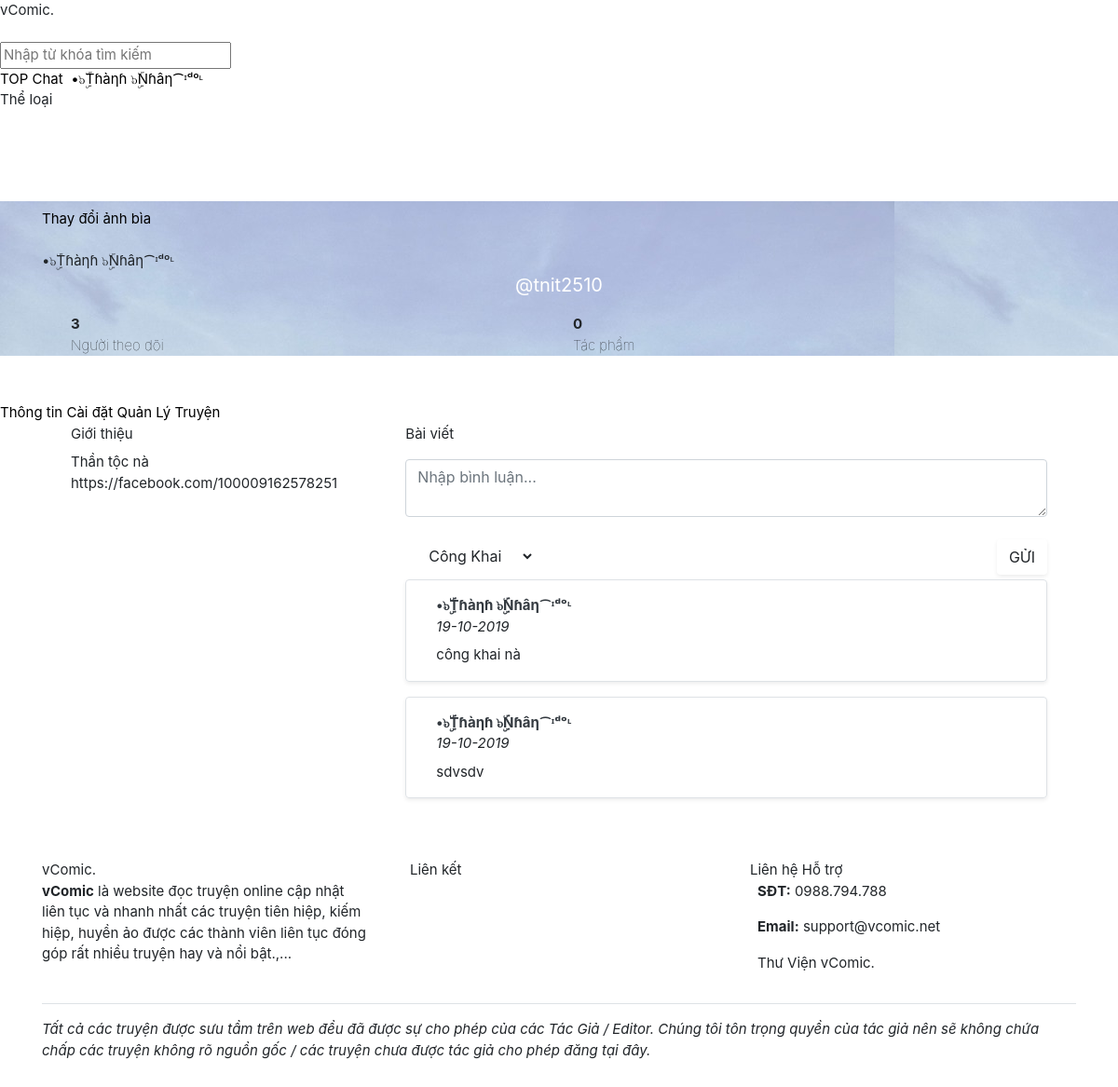
Screenshot of /profile (signed in) with the database file from the repository.
### tables this page shows
CREATE TABLE `users` (
  `id` int(11) NOT NULL,
  `username` varchar(255) NOT NULL,
  `email` varchar(255) NOT NULL,
  `password` varchar(255) NOT NULL,
  `role` tinyint(4) NOT NULL DEFAULT 0,
  `fullname` varchar(255) NOT NULL,
  `gender` varchar(2) NOT NULL,
  `gold` int(11) NOT NULL DEFAULT 0,
  `coin` int(11) NOT NULL DEFAULT 0,
  `birthday` int(11) NOT NULL,
  `cover` varchar(255) NOT NULL,
  `avatar` varchar(255) NOT NULL,
  `recover_code` varchar(255) NOT NULL,
  `recover_time` int(11) NOT NULL,
  `login_at` int(11) NOT NULL,
  `created_at` int(11) NOT NULL
);

CREATE TABLE `profile_users` (
  `user_id` int(11) NOT NULL,
  `about` varchar(255) NOT NULL,
  `facebook` varchar(255) NOT NULL
);

CREATE TABLE `user_status` (
  `id` int(11) NOT NULL,
  `user_id` int(11) NOT NULL,
  `msg` varchar(255) NOT NULL,
  `private` tinyint(4) DEFAULT NULL COMMENT 'null-công khai, 1-chỉ mình tôi',
  `created_at` int(11) NOT NULL
);

### system/routes.php (called while the page is built)
<?php
$routes = [
	'/ajax/send_status' => 'ajax/status.php',
	'/' => 'home/home.php',
	'/login' => 'users/login.php',
	'/register' => 'users/register.php',
	'/logout' => 'users/logout.php',
	'/search' => 'search.php',
	'/chat' => 'chat/chat.php',
	'/chat/clear' => 'chat/chat.php?act=clear',
	'/chat/del/(.*)' => 'chat/chat.php?act=del&id=$1',
	'/chat/page/(.*)' => 'chat/chat.php?page=$1',
	'/profile' => 'users/profile.php',
	'/profile/page/(.*)' => 'users/profile.php?page=$1',
	'/profile/avatar' => 'users/avatar.php',
	'/profile/cover' => 'users/cover.php',
	'/profile/settings' => 'users/settings.php',
	'/profile/password' => 'users/change_password.php',
	'/users/recover' => 'users/recover.php',
	'/users/recover/set/(.*)/(.*)' => 'users/recover.php?act=set&username=$1&recover_code=$2',
	'/(.*)/page/(.*)' => 'users/index.php?username=$1&page=$2',
	'/(.*)/follow' => 'users/index.php?username=$1&act=follow',
	'/(.*)/unfollow' => 'users/index.php?username=$1&act=unfollow',
	'/(.*)' => 'users/index.php?username=$1',
];

### modules/users/profile.php (called while the page is built, shortened)
<?php
require_once('system/bootstrap.php');
$count_followers = count_one_rela($user_id, 1);
$count_stories   = count_stories($user_id);
$count_status   = count_status($user_id);
$data_profile    = get_profile($user_id);
if ($count_status) {
	$data_status = get_status($user_id, $count_status);
}
require_once('themes/' . THEME . '/layout/head.php');
require_once('themes/' . THEME . '/templates/users/profile.php');
require_once('themes/' . THEME . '/layout/end.php');

### system/bootstrap.php (called while the page is built, shortened)
<?php
require_once('functions.php');
require_once('routes.php');
if (isset($_SESSION['username'])) {
    $username = trim($_SESSION['username']);
    $_user = get_info($username);
    if ($_user) {
        $user = $_user;
        $user_id = $user['id'];
    }
}

### system/functions.php (called while the page is built, shortened)
<?php
$per_page = 10;
function get_page($total, $return = 0)
{
    global $per_page;
    $page = isset($_GET['page']) ? abs(intval($_GET['page'])) : 1;
    $max_page = ceil($total / $per_page);
    return ' LIMIT ' . $per_page . ' OFFSET ' . (($page - 1) * $per_page);
}

### themes/colab/templates/users/profile.php (the view, shortened to what this page needs)
<section class="profile">
    <div class="container-fluid profile-cover pt-2" style="background-image:url('<?= get_cover($user_id) ?>?t=<?= mt_rand(10000, 99999) ?>');">
        <div class="container fill">
            <div class="cover-change">
                <a href="/profile/cover">
                    <div class="button-change">
                        <i class="fal fa-camera-alt fa-lg"></i> <span class="desc-text">Thay đổi ảnh bìa</span>
                    </div>
                </a>
            </div>
            <div class="profile-avatar">
            </div>
            <div class="name"><?= $user['fullname'] ?></div>
            <p align="center" style="font-size: 20px; color: #fff">@<?= $user['username'] ?></p>
            <div class="stats">
                <div class="row mx-0 mx-md-3">
                    <div class="followers col-6">
                        <div class="font-weight-bolder">
                            <?= $count_followers ?>
                        </div>
                        <div class="font-weight-lighter">
                            Người theo dõi
                        </div>
                    </div>
                    <div class="works col-6">
                        <div class="font-weight-bolder">
                            <?= $count_stories ?>
                        </div>
                        <div class="font-weight-lighter">
                            Tác phẩm
                        </div>
                    </div>
                </div>
            </div>
        </div>
    </div>
</section>
<section>
    <div class="custom-navs">
        <a class="item active" href="/profile">
            Thông tin
        </a>
        <a class="item" href="/users/settings">
            Cài đặt
        </a>
<?php if ($user['role'] > 1): ?>
        <a class="item" href="/works">
            Quản Lý Truyện
        </a>
<?php endif ?>
    </div>
    <div class="container active">
        <div class="row mx-0 mx-md-3">
            <div class="col-md-4">
                <div class="free-title mb-2">
                    <div class="content">
                        Giới thiệu
                    </div>
                </div>
                <div class="custom-list-group">
                    <div class="item">
                        <?= isset($data_profile['about']) ? $data_profile['about'] : '(trống)' ?>
                    </div>
                    <div class="item">
                        <i class="fab fa-facebook" style="color:var(--facebook-color)"></i> <?= isset($data_profile['facebook']) ? $data_profile['facebook'] : '(trống)' ?>
                    </div>
                </div>
            </div>
            <div class="col-md-8">
                <div class="free-title">
                    <div class="content">
                        Bài viết
                    </div>
                </div>
                <div class="mb-3">
                    <form class="form-horizontal" method="POST">
                        <div class="form-group">
                            <textarea class="form-control mb-1" id="msg" name="msg" placeholder="Nhập bình luận..."></textarea>
                        </div>
                        <div class="form-group">
                            <div class="toolbar position-relative pt-2" style="min-height: 35px;">
                                <div class="float-left">
                                    <select class="btn btn-custom" id="private" name="private">
                                        <option value="0">Công Khai</option>
                                    </select>
                                </div>
                                <div class="float-right">
                                    <button id="send_status" class="btn btn-custom btn-block text-uppercase shadow-sm">Gửi</button>
                                </div>
                            </div>
                        </div>
                    </form>
                </div>
<?php if ($count_status): ?>
    <?php foreach ($data_status as $data): ?>
                <div class="p-3 rounded border media mb-3 shadow-sm">
                    <div class="media-body pl-3">
                        <div class="top-line">
                            <div class="name">
                                <a href="#" class="text-dark font-weight-bolder"><?= $user['fullname'] ?></a>
                            </div>
                            <div class="time small-text font-italic">
                                <?= date('d-m-Y', $data['created_at']) ?>
                            </div>
                        </div>
                        <div class="content-line mt-2">
                            <div style="font-size: 15px"><?= $data['msg'] ?></div>
                        </div>
                    </div>
                </div>
    <?php endforeach ?>
<?php else: ?>
                Bạn chưa có bài viết nào!!!
<?php endif ?>
            </div>
        </div>
    </div>
</section>

### index.php (shortened to what this page needs)
<?php
require_once('system/bootstrap.php');
$uri = $_SERVER['REQUEST_URI'];
foreach ($routes as $key => $value) {
	if (preg_match('#^' . $key . '$#', $uri)) {
		$uri = preg_replace('#^' . $key . '$#', $value, $uri);
		$a = explode('?', $uri, 2);
		require_once('modules/' . $a[0]);
		exit;
	}
}

### themes/colab/layout/head.php (shortened to what this page needs)
<!DOCTYPE html>
<html lang="vi">
<head>
	<link rel="stylesheet" href="<?= SITE_URL ?>/assets/css/all.min.css?ver=<?= VERSION ?>" />
	<link rel="stylesheet" href="<?= SITE_URL ?>/assets/css/bootstrap.min.css?ver=<?= VERSION ?>" />
	<link rel="stylesheet" href="<?= SITE_URL ?>/themes/<?= THEME ?>/css/swiper.min.css?ver=<?= VERSION ?>" />
	<link rel="stylesheet" href="<?= SITE_URL ?>/themes/<?= THEME ?>/css/custom.css?ver=<?= VERSION ?>" />
</head>
<body>
    <section class="loading">
        <div class="loading-content">
            <div class="loader">
                <div class="logo">
                    vComic.
                </div>
            </div>
        </div>
    </section>
    <header style="margin-bottom: 52px;">
        <nav class="custom-nav">
            <div class="custom-nav-brand">
                <a href="/" class="text-white">vComic.</a>
            </div>
            <div class="custom-nav-search">
                <form method="GET">
                    <input type="text" class="nav-search-input" name="search" id="search" placeholder="Nhập từ khóa tìm kiếm" />
                </form>
            </div>
            <div class="custom-nav-item">
                <div class="custom-nav-list">
                    <a class="item" href="/top">
                        <i class="far fa-hashtag"></i> TOP
                    </a>
    <?php if ($user_id): ?>
                    <a class="item" href="/chat">
                        <i class="fal fa-comment-alt-lines"></i> Chat
                    </a>
                    <a class="item" href="/profile">
                        <img class="lazy avatar-sm" data-original="/uploads/avatar/<?= $user['avatar'] ?>"> <?= $user['fullname'] ?>
                    </a>
    <?php endif ?>
                    <div class="item cursor">
                        <i class="fal fa-list"></i> <span class="list-title">Thể loại</span>
                        <div class="more-item category">
                            <div class="row text-center">
    <?php if (get_categories()): ?>
    <?php foreach (get_categories() as $list_cate): ?>
                                <div class="col-6 sub px-2">
                                    <a href="/category/<?= $list_cate['slug'] ?>" class="text-white"><?= $list_cate['name'] ?></a>
                                </div>
    <?php endforeach ?>
    <?php else: ?>
                                <div class="col-12 sub px-2">
                                    <a href="#" class="text-white">Chưa có danh mục nào!</a>
                                </div>
    <?php endif ?>
                            </div>
                        </div>
                    </div>
                </div>
            </div>
        </nav>
    </header>

### themes/colab/layout/end.php (shortened to what this page needs)
<footer>
    <div class="container">
        <div class="row">
            <div class="col-md-4 mb-3">
                <div class="footer-title">
                    vComic.
                </div>
                <div class="footer-content">
                    <b>vComic</b> là website đọc truyện online cập nhật liên tục và nhanh nhất các truyện tiên hiệp, kiếm hiệp, huyền ảo được các thành viên liên tục đóng góp rất nhiều truyện hay và nổi bật.,...
                </div>
            </div>
            <div class="col-md-8 mb-3">
                <div class="container-fluid">
                    <div class="row">
                        <div class="col-md-6 mb-3">
                            <div class="footer-title">
                                Liên kết
                            </div>
                        </div>
                        <div class="col-md-6">
                            <div class="footer-title">
                                Liên hệ Hỗ trợ
                            </div>
                            <div class="footer-content">
                                <div class="mb-3">
                                    <i class="fal fa-phone fa-lg mr-2"></i> <b>SĐT:</b> 0988.794.788
                                </div>
                                <div class="mb-3">
                                    <i class="fal fa-envelope fa-lg mr-2"></i> <b>Email:</b> support@vcomic.net
                                </div>
                                <div class="mb-3">
                                    <i class="fab fa-facebook fa-lg mr-2"></i> Thư Viện vComic.
                                </div>
                            </div>
                        </div>
                    </div>
                </div>
            </div>
        </div>
        <div class="border-top pt-3">
            <i>Tất cả các truyện được sưu tầm trên web đều đã được sự cho phép của các Tác Giả / Editor. Chúng tôi tôn trọng quyền của tác giả nên sẽ không chứa chấp các truyện không rõ nguồn gốc / các truyện chưa được tác giả cho phép đăng tại đây.</i>
        </div>
    </div>
</footer>
</body>
</html>

### rows the page displays
users: fullname "•๖ۣۜTɦàηɦ ๖ۣۜNɦâη⁀ᶦᵈᵒᶫ", username "tnit2510"
profile_users: about "Thần tộc nà", facebook "https://facebook.com/100009162578251"
user_status: user.fullname "•๖ۣۜTɦàηɦ ๖ۣۜNɦâη⁀ᶦᵈᵒᶫ", created_at "19-10-2019", msg "công khai nà"
user_status: user.fullname "•๖ۣۜTɦàηɦ ๖ۣۜNɦâη⁀ᶦᵈᵒᶫ", created_at "19-10-2019", msg "sdvsdv"

### other values shown
$count_followers "3"
$count_stories "0"
